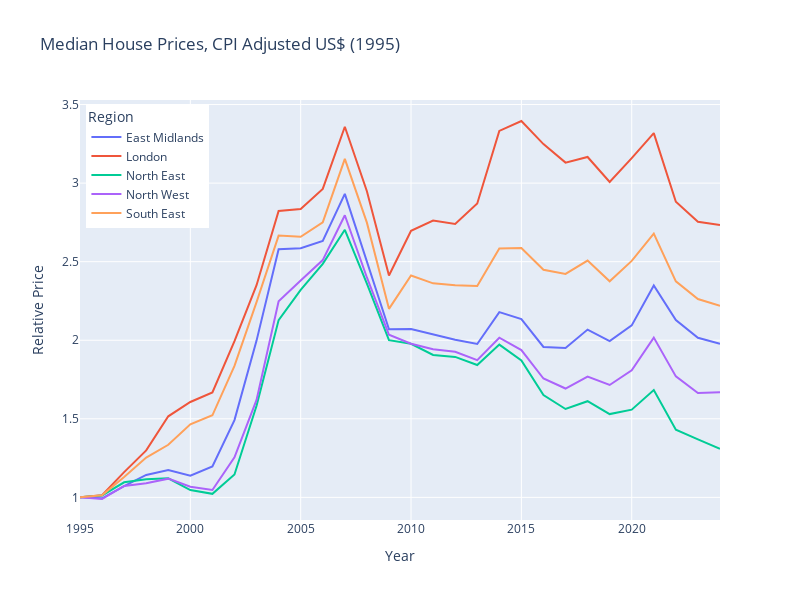

This figure's notebook cell:
### Code cell
# Post-GFC, Real US$

import plotly.express as px

us_cpi = (
    fred.Fred_Pull('CPIAUCSL',
                   '899901ba06f09b9961a73113b1834a15').index(1995)
                   .resample('YE').mean()
                   .assign(year=lambda df: df.index.year).set_index('year')
)

gbpusd_fx = (
    fred.Fred_Pull('DEXUSUK',
                   '899901ba06f09b9961a73113b1834a15').extract(1995)
                   .resample('YE').mean()
                   .assign(year=lambda df: df.index.year).set_index('year')
)

usdreal = (gbpusd_fx[gbpusd_fx.index>1994]
           .join(us_cpi)
           .assign(real=lambda df:df['DEXUSUK']*df['CPIAUCSL'])
)


fig = px.line(df_median_screened.mul(usdreal['real'].values,axis=0).apply(lambda x: x/x.iloc[0],axis=0),
              labels={
                  'index':'Year',
                  'value':'Relative Price'
              },
              width=800, height=600,
              title='Median House Prices, CPI Adjusted US$ (1995)')

fig.update_layout(legend=dict(
    title='Region',
    yanchor="top",
    y=0.99,
    xanchor="left",
    x=0.01
))

fig.show()

### Figure 1 — Plotly figure (JSON) as saved in the notebook; plotly's stock layout.template omitted (floating-point values rounded to 4 significant figures)
{"data": [{"hovertemplate": "variable=East Midlands<br>Year=%{x}<br>Relative Price=%{y}<extra></extra>", "legendgroup": "East Midlands", "line": {"color": "#636efa", "dash": "solid"}, "marker": {"symbol": "circle"}, "mode": "lines", "name": "East Midlands", "orientation": "v", "showlegend": true, "type": "scatter", "x": [1995, 1996, 1997, 1998, 1999, 2000, 2001, 2002, 2003, 2004, 2005, 2006, 2007, 2008, 2009, 2010, 2011, 2012, 2013, 2014, 2015, 2016, 2017, 2018, 2019, 2020, 2021, 2022, 2023, 2024], "xaxis": "x", "y": [1, 0.9937, 1.072, 1.143, 1.174, 1.138, 1.196, 1.492, 1.998, 2.579, 2.585, 2.632, 2.932, 2.495, 2.069, 2.071, 2.038, 2.003, 1.976, 2.179, 2.134, 1.957, 1.951, 2.068, 1.995, 2.095, 2.349, 2.129, 2.016, 1.978], "yaxis": "y"}, {"hovertemplate": "variable=London<br>Year=%{x}<br>Relative Price=%{y}<extra></extra>", "legendgroup": "London", "line": {"color": "#EF553B", "dash": "solid"}, "marker": {"symbol": "circle"}, "mode": "lines", "name": "London", "orientation": "v", "showlegend": true, "type": "scatter", "x": [1995, 1996, 1997, 1998, 1999, 2000, 2001, 2002, 2003, 2004, 2005, 2006, 2007, 2008, 2009, 2010, 2011, 2012, 2013, 2014, 2015, 2016, 2017, 2018, 2019, 2020, 2021, 2022, 2023, 2024], "xaxis": "x", "y": [1, 1.014, 1.161, 1.299, 1.516, 1.607, 1.668, 1.994, 2.35, 2.823, 2.836, 2.963, 3.359, 2.948, 2.412, 2.697, 2.762, 2.741, 2.87, 3.333, 3.395, 3.248, 3.131, 3.166, 3.007, 3.159, 3.318, 2.882, 2.754, 2.734], "yaxis": "y"}, {"hovertemplate": "variable=North East<br>Year=%{x}<br>Relative Price=%{y}<extra></extra>", "legendgroup": "North East", "line": {"color": "#00cc96", "dash": "solid"}, "marker": {"symbol": "circle"}, "mode": "lines", "name": "North East", "orientation": "v", "showlegend": true, "type": "scatter", "x": [1995, 1996, 1997, 1998, 1999, 2000, 2001, 2002, 2003, 2004, 2005, 2006, 2007, 2008, 2009, 2010, 2011, 2012, 2013, 2014, 2015, 2016, 2017, 2018, 2019, 2020, 2021, 2022, 2023, 2024], "xaxis": "x", "y": [1, 1.012, 1.096, 1.115, 1.121, 1.046, 1.022, 1.145, 1.583, 2.128, 2.321, 2.487, 2.703, 2.36, 2.001, 1.977, 1.907, 1.894, 1.842, 1.972, 1.872, 1.651, 1.562, 1.612, 1.53, 1.558, 1.683, 1.431, 1.369, 1.309], "yaxis": "y"}, {"hovertemplate": "variable=North West<br>Year=%{x}<br>Relative Price=%{y}<extra></extra>", "legendgroup": "North West", "line": {"color": "#ab63fa", "dash": "solid"}, "marker": {"symbol": "circle"}, "mode": "lines", "name": "North West", "orientation": "v", "showlegend": true, "type": "scatter", "x": [1995, 1996, 1997, 1998, 1999, 2000, 2001, 2002, 2003, 2004, 2005, 2006, 2007, 2008, 2009, 2010, 2011, 2012, 2013, 2014, 2015, 2016, 2017, 2018, 2019, 2020, 2021, 2022, 2023, 2024], "xaxis": "x", "y": [1, 0.9896, 1.073, 1.091, 1.119, 1.067, 1.047, 1.255, 1.62, 2.248, 2.38, 2.51, 2.796, 2.4, 2.035, 1.978, 1.943, 1.926, 1.874, 2.016, 1.937, 1.756, 1.693, 1.769, 1.715, 1.809, 2.017, 1.77, 1.664, 1.669], "yaxis": "y"}, {"hovertemplate": "variable=South East<br>Year=%{x}<br>Relative Price=%{y}<extra></extra>", "legendgroup": "South East", "line": {"color": "#FFA15A", "dash": "solid"}, "marker": {"symbol": "circle"}, "mode": "lines", "name": "South East", "orientation": "v", "showlegend": true, "type": "scatter", "x": [1995, 1996, 1997, 1998, 1999, 2000, 2001, 2002, 2003, 2004, 2005, 2006, 2007, 2008, 2009, 2010, 2011, 2012, 2013, 2014, 2015, 2016, 2017, 2018, 2019, 2020, 2021, 2022, 2023, 2024], "xaxis": "x", "y": [1, 1.013, 1.129, 1.253, 1.335, 1.465, 1.522, 1.836, 2.243, 2.666, 2.658, 2.75, 3.154, 2.748, 2.2, 2.412, 2.362, 2.349, 2.345, 2.584, 2.587, 2.449, 2.422, 2.507, 2.375, 2.505, 2.679, 2.375, 2.262, 2.219], "yaxis": "y"}], "layout": {"height": 600, "legend": {"title": {"text": "Region"}, "tracegroupgap": 0, "x": 0.01, "xanchor": "left", "y": 0.99, "yanchor": "top"}, "title": {"text": "Median House Prices, CPI Adjusted US$ (1995)"}, "width": 800, "xaxis": {"anchor": "y", "domain": [0, 1], "title": {"text": "Year"}}, "yaxis": {"anchor": "x", "domain": [0, 1], "title": {"text": "Relative Price"}}}}
